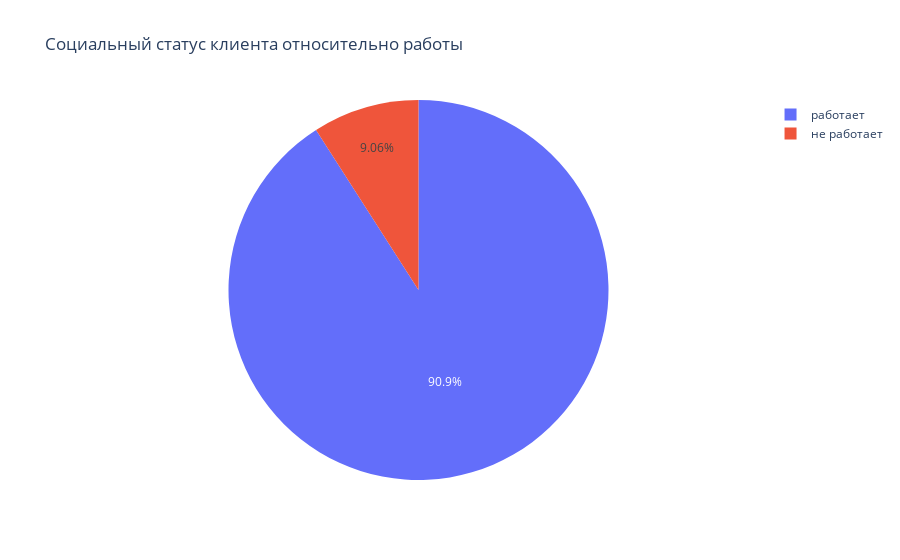

Notebook code for this chart:
### Code cell
# социальный статус 
import plotly as py
import plotly.graph_objs as go

pyplt = py.offline.plot
labels = ['не работает', 'работает']
values = [df['SOCSTATUS_WORK_FL'][(df['SOCSTATUS_WORK_FL'] == 0)].count(),
          df['SOCSTATUS_WORK_FL'][(df['SOCSTATUS_WORK_FL'] > 0)].count()]

trace = [go.Pie(labels=labels, values=values)]
layout = go.Layout(
    title='Cоциальный статус клиента относительно работы'
)
fig = go.Figure(data=trace,layout=layout)
fig.show()

### Figure 1 — Plotly figure (JSON) as saved in the notebook; plotly's stock layout.template omitted (floating-point values rounded to 4 significant figures)
{"data": [{"labels": ["не работает", "работает"], "type": "pie", "values": [1407, 14116]}], "layout": {"title": {"text": "Cоциальный статус клиента относительно работы"}}}
